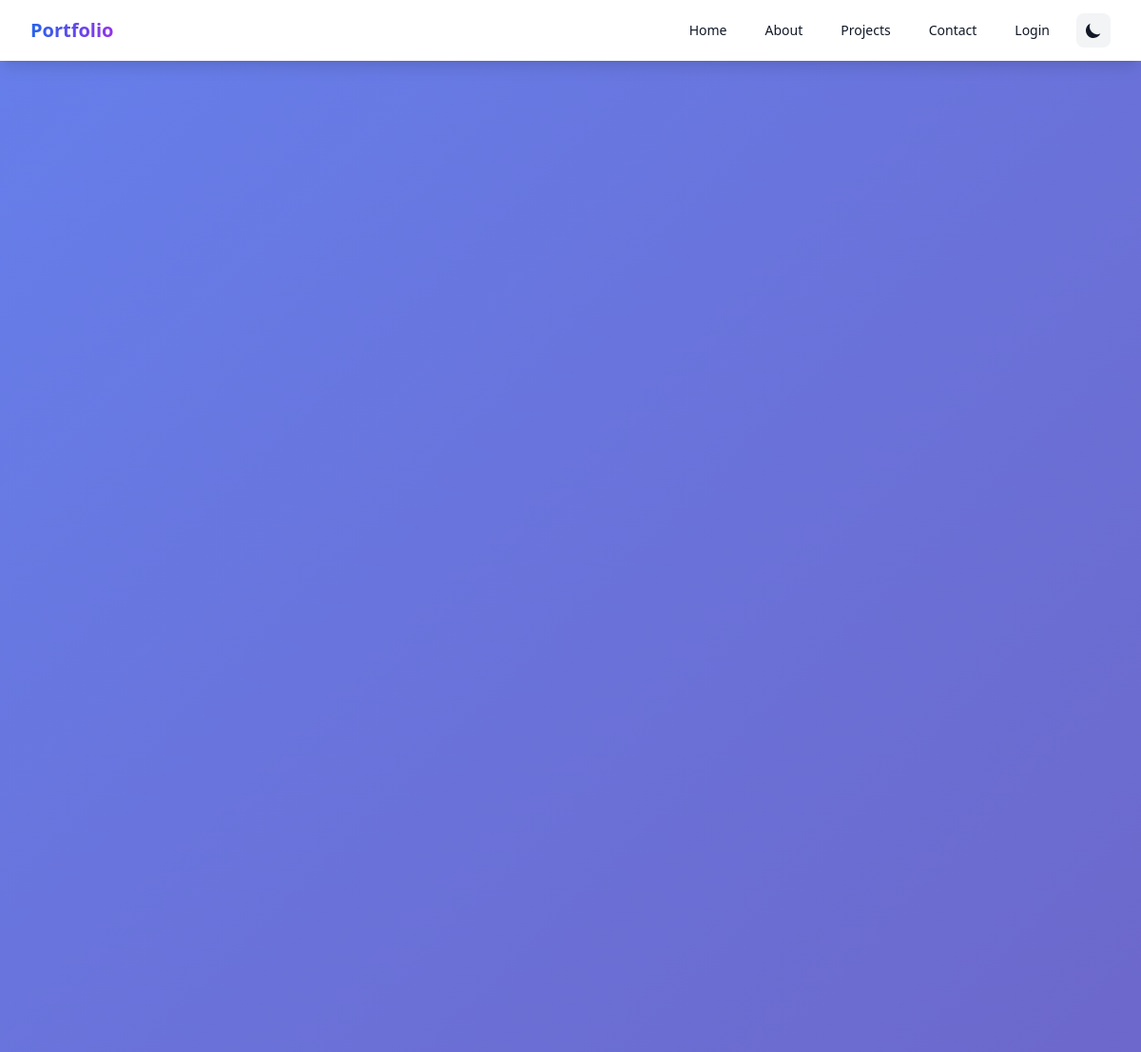
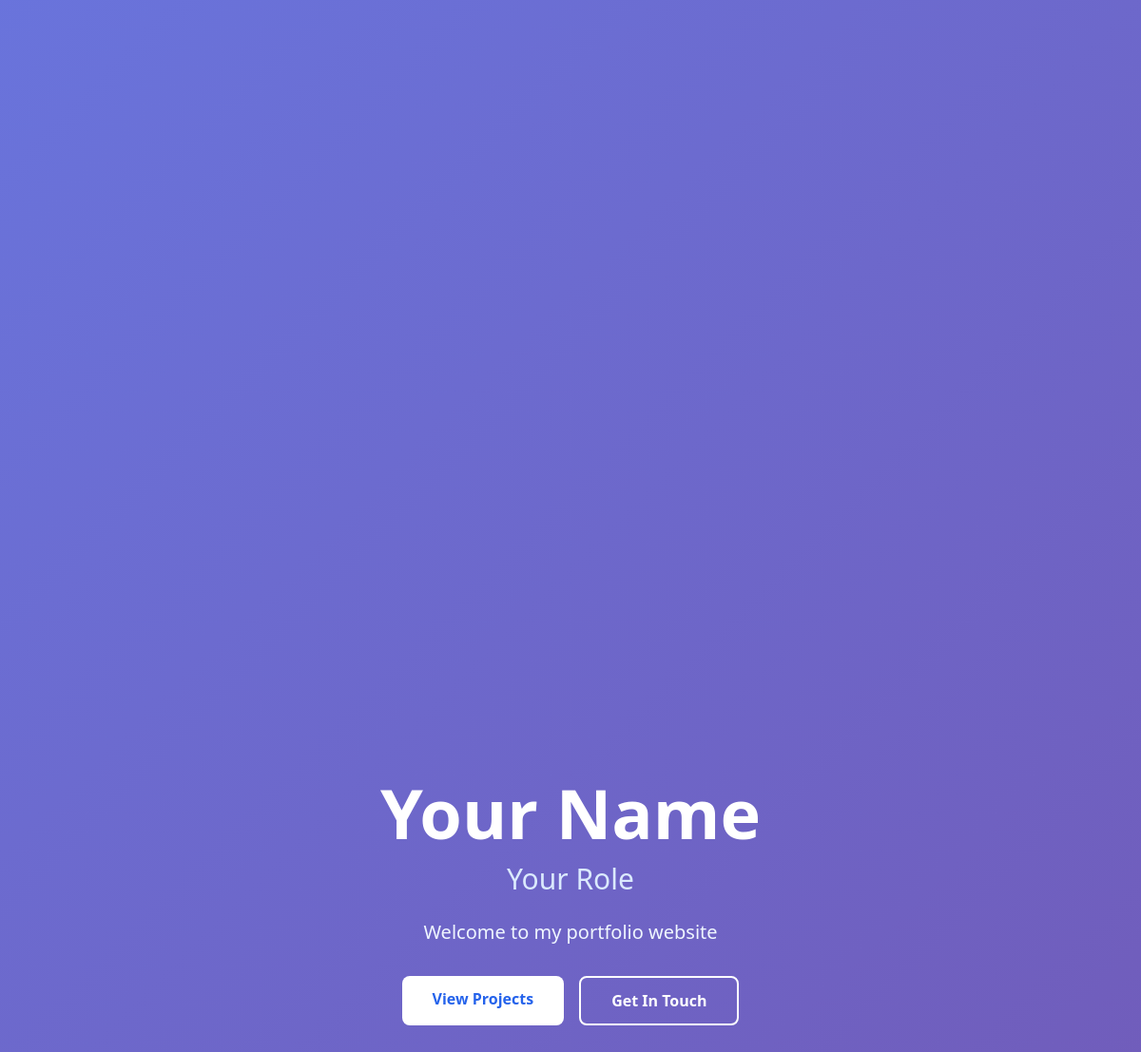
The page / on the database its author committed (2 pictures, top to bottom).
### main/models.py (models this page shows, shortened)
class HomePage(models.Model):
    name = models.CharField(max_length=100)
    role = models.CharField(max_length=100)
    tagline = models.CharField(max_length=200)
    background_image = CloudinaryField('image', blank=True, null=True)
    is_active = models.BooleanField(default=True)
    created_at = models.DateTimeField(auto_now_add=True)
    updated_at = models.DateTimeField(auto_now=True)
    class Meta:
        verbose_name_plural = "Home Page"

### main/views.py (the view)
# urls.py: path('', views.home, name='home'),
def home(request):
    home_page = HomePage.objects.filter(is_active=True).first()
    featured_projects = Project.objects.filter(featured=True)[:3]
    context = {
        'home_page': home_page,
        'featured_projects': featured_projects,
    }
    return render(request, 'main/home.html', context)

### templates/main/home.html (shortened to what this page needs)
{% extends 'base.html' %}
{% block content %}
<section class="gradient-bg text-white min-h-screen flex items-center">
    <div class="max-w-7xl mx-auto px-4 sm:px-6 lg:px-8 text-center">
        <div class="fade-in">
            <h1 class="text-5xl md:text-7xl font-bold mb-4">
                {{ home_page.name|default:"Your Name" }}
            </h1>
            <p class="text-2xl md:text-3xl mb-6 text-blue-100">
                {{ home_page.role|default:"Your Role" }}
            </p>
            <p class="text-lg md:text-xl mb-8 max-w-2xl mx-auto text-blue-50">
                {{ home_page.tagline|default:"Welcome to my portfolio website" }}
            </p>
            <div class="flex flex-col sm:flex-row gap-4 justify-center">
                <a href="{% url 'main:projects' %}"
                   class="inline-block bg-white text-blue-600 px-8 py-3 rounded-lg font-semibold hover:bg-gray-100 transition-colors">
                    View Projects
                </a>
                <a href="{% url 'main:contact' %}"
                   class="inline-block border-2 border-white text-white px-8 py-3 rounded-lg font-semibold hover:bg-white hover:text-blue-600 transition-colors">
                    Get In Touch
                </a>
            </div>
        </div>
    </div>
</section>
{% endblock %}

### templates/base.html (style rules this page uses)
.gradient-bg { background: linear-gradient(135deg, #667eea 0%, #764ba2 100%); }
.fade-in { animation: fadeIn 0.6s ease-in; }

### rows shown on the page
HomePage: name "Your Name", role "Your Role", tagline "Welcome to my portfolio website"
